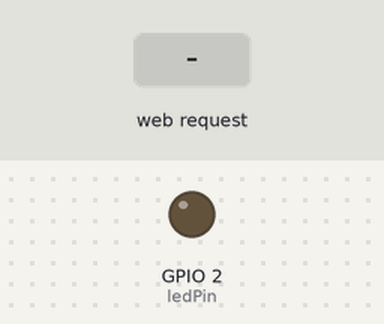
Simulated run of this sketch. Board: ESP32. On the bench: output pins drawn as LEDs (lit = HIGH). The test bench sets the inputs (shaded band). What the sketch prints to the serial monitor is not drawn.

Above: at 1.2 s.
1.3 s: HTTP request GET /control received
At 1.9 s:
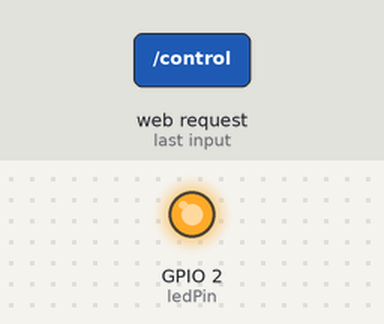
2.8 s: HTTP request GET /control_off received
At 4.0 s:
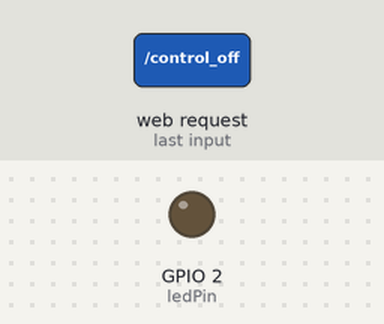
4.3 s: HTTP request GET /control?username=1 received
At 5.4 s:
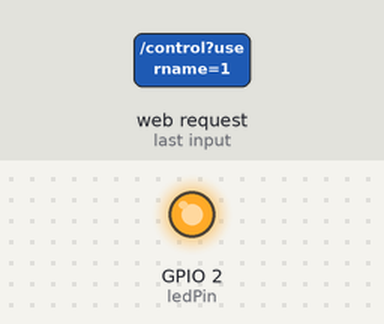
Timing chart, 0 to 7.3 s (numbered marks = the images above; inputs shaded):
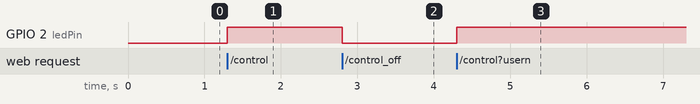

Measured:
- after the input at 1.3 s, GPIO 2 (ledPin): LOW → HIGH at once
- after the input at 2.8 s, GPIO 2 (ledPin): HIGH → LOW at once
- after the input at 4.3 s, GPIO 2 (ledPin): LOW → HIGH at once

The sketch:

WifiHttp.ino
```cpp
#include <WiFi.h>
#include <WebServer.h>

// Open Wi-Fi network settings
const char* ssid = "ESP32_Hotspot";  // Wi-Fi network name (open)
const char* password = "";           // No password (open network)

// Hardcoded credentials for login
const char* correctUsername = "admin";
const char* correctPassword = "password123";

// Web server setup on port 80
WebServer server(80);

// GPIO pin for controlling the LED
const int ledPin = 2;

// To store connected devices (MAC addresses)
String connectedDevices = "";

// LED State variable
bool ledState = false;

void setup() {
  Serial.begin(115200);

  // Set up LED pin
  pinMode(ledPin, OUTPUT);
  digitalWrite(ledPin, LOW);  // Ensure LED is initially off

  // Set up ESP32 as an open access point (no password)
  WiFi.softAP(ssid, password);
  Serial.println("ESP32 Hotspot created.");
  Serial.print("Access Point IP: ");
  Serial.println(WiFi.softAPIP());

  // Handle root URL (login form)
  server.on("/", HTTP_GET, []() {
    server.send(200, "text/html",
    "<html><head>"
    "<style>"
    "body { font-family: 'Arial', sans-serif; margin: 0; padding: 0; background: #212121; color: #fff; text-align: center; }"
    "h1 { font-size: 36px; font-weight: bold; margin-top: 50px; color: #e0a300; }"
    "input[type='text'], input[type='password'] {"
    "  padding: 12px; font-size: 16px; margin: 10px; border-radius: 5px; border: none; width: 80%; max-width: 400px;"
    "  background: #333; color: #fff; box-sizing: border-box; }"
    "input[type='submit'] {"
    "  padding: 12px 30px; background: #e0a300; color: white; border: none; border-radius: 5px; font-size: 18px;"
    "  cursor: pointer; }"
    "input[type='submit']:hover { background: #c68200; }"
    "a { color: #e0a300; text-decoration: none; font-size: 18px; }"
    "a:hover { text-decoration: underline; }"
    ".infotainment {"
    "  background: #333; color: #fff; border-radius: 5px; padding: 20px; margin-top: 30px; width: 80%; max-width: 600px; margin-left: auto; margin-right: auto;"
    "  text-align: left; font-size: 18px; }"
    "</style>"
    "</head><body>"
    "<h1>Mercedes-Benz ESP32 Web Portal</h1>"
    "<form action='/login' method='POST'>"
    "<input type='text' name='username' placeholder='Username'><br>"
    "<input type='password' name='password' placeholder='Password'><br>"
    "<input type='submit' value='Login'>"
    "</form></body></html>");
  });

  // Handle login logic
  server.on("/login", HTTP_POST, []() {
    String username = server.arg("username");
    String password = server.arg("password");

    // Validate credentials
    if (username == correctUsername && password == correctPassword) {
      server.send(200, "text/html", "<html><head><style>"
      "body { font-family: 'Arial', sans-serif; background: #212121; color: #fff; text-align: center; }"
      "h1 { font-size: 36px; color: #e0a300; margin-top: 50px; }"
      "input[type='submit'] { background: #e0a300; color: white; border: none; padding: 12px 30px; font-size: 18px; border-radius: 5px; cursor: pointer; }"
      "input[type='submit']:hover { background: #c68200; }"
      ".infotainment {"
      "  background: #333; color: #fff; border-radius: 5px; padding: 20px; margin-top: 30px; width: 80%; max-width: 600px; margin-left: auto; margin-right: auto;"
      "  text-align: left; font-size: 18px; }"
      "</style></head><body>"
      "<h1>Login Successful</h1>"
      "<form action='/control' method='GET'><input type='submit' value='Turn On LED'></form><br><br>"
      "<form action='/control_off' method='GET'><input type='submit' value='Turn Off LED'></form><br><br>"
      "<div class='infotainment'><h2>Infotainment Panel</h2>"
      "<p><strong>LED State:</strong> " + String(ledState ? "ON" : "OFF") + "</p>"
      "<p><strong>Connected Devices:</strong> " + connectedDevices + "</p>"
      "</div></body></html>");

      // Log the attacker's MAC address (or any device that connects)
      connectedDevices += WiFi.softAPmacAddress() + "<br>";
    } else {
      server.send(401, "text/html", "<html><head><style>"
      "body { font-family: 'Arial', sans-serif; background: #212121; color: #fff; text-align: center; }"
      "h1 { font-size: 36px; color: #e0a300; margin-top: 50px; }"
      "input[type='submit'] { background: #e0a300; color: white; border: none; padding: 12px 30px; font-size: 18px; border-radius: 5px; cursor: pointer; }"
      "input[type='submit']:hover { background: #c68200; }"
      "</style></head><body>"
      "<h1>Login Failed</h1><a href='/'>Try Again</a>"
      "</body></html>");
    }
  });

  // Handle GPIO control for turning LED on
  server.on("/control", HTTP_GET, []() {
    digitalWrite(ledPin, HIGH);  // Turn on LED
    ledState = true;
    server.send(200, "text/html", "<html><head><style>"
    "body { font-family: 'Arial', sans-serif; background: #212121; color: #fff; text-align: center; }"
    "h1 { font-size: 36px; color: #e0a300; margin-top: 50px; }"
    "input[type='submit'] { background: #e0a300; color: white; border: none; padding: 12px 30px; font-size: 18px; border-radius: 5px; cursor: pointer; }"
    "input[type='submit']:hover { background: #c68200; }"
    "</style></head><body>"
    "<h1>LED is ON</h1>"
    "<form action='/control' method='GET'><input type='submit' value='Turn On LED'></form><br><br>"
    "<form action='/control_off' method='GET'><input type='submit' value='Turn Off LED'></form><br><br>"
    "<div class='infotainment'><h2>Infotainment Panel</h2>"
    "<p><strong>LED State:</strong> ON</p>"
    "<p><strong>Connected Devices:</strong> " + connectedDevices + "</p>"
    "</div></body></html>");
  });

  // Handle GPIO control for turning LED off
  server.on("/control_off", HTTP_GET, []() {
    digitalWrite(ledPin, LOW);  // Turn off LED
    ledState = false;
    server.send(200, "text/html", "<html><head><style>"
    "body { font-family: 'Arial', sans-serif; background: #212121; color: #fff; text-align: center; }"
    "h1 { font-size: 36px; color: #e0a300; margin-top: 50px; }"
    "input[type='submit'] { background: #e0a300; color: white; border: none; padding: 12px 30px; font-size: 18px; border-radius: 5px; cursor: pointer; }"
    "input[type='submit']:hover { background: #c68200; }"
    "</style></head><body>"
    "<h1>LED is OFF</h1>"
    "<form action='/control' method='GET'><input type='submit' value='Turn On LED'></form><br><br>"
    "<form action='/control_off' method='GET'><input type='submit' value='Turn Off LED'></form><br><br>"
    "<div class='infotainment'><h2>Infotainment Panel</h2>"
    "<p><strong>LED State:</strong> OFF</p>"
    "<p><strong>Connected Devices:</strong> " + connectedDevices + "</p>"
    "</div></body></html>");
  });

  // Start the web server
  server.begin();
}

void loop() {
  server.handleClient();  // Handle incoming requests
}
```
